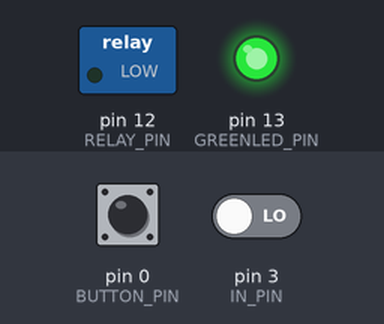
The sketch below on a simulated Arduino Uno, built with avr-gcc and run on an emulated ATmega328P. Shown: switched loads named in the sketch (green lamp = pin HIGH), output pins drawn as LEDs (lit = HIGH). The test bench sets the inputs (shaded band); at power-on: pin 0 (BUTTON_PIN) HIGH, pin 3 (IN_PIN) LOW.

Above: at 1.2 s.
1.3 s: pin 0 (BUTTON_PIN) pulled LOW for 0.15 s
At 2.6 s:
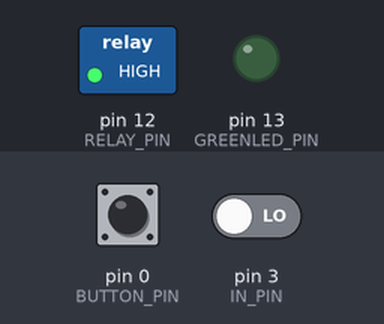
2.9 s: pin 0 (BUTTON_PIN) pulled LOW for 1 s
At 5.1 s:
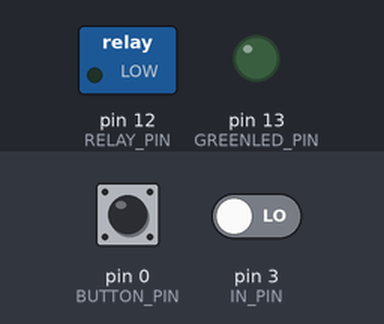
5.4 s: pin 0 (BUTTON_PIN) pulled LOW for 3.2 s
At 7.9 s:
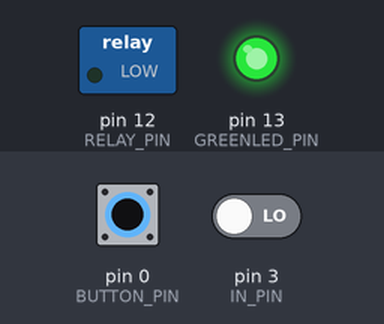
10.1 s: pin 3 (IN_PIN) driven HIGH
At 11.2 s:
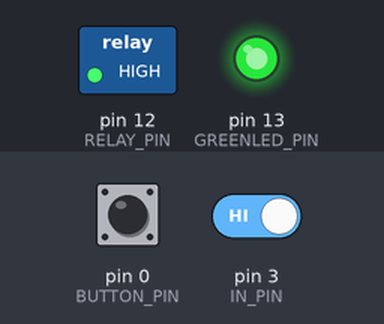
11.6 s: pin 3 (IN_PIN) driven LOW
At 12.4 s:
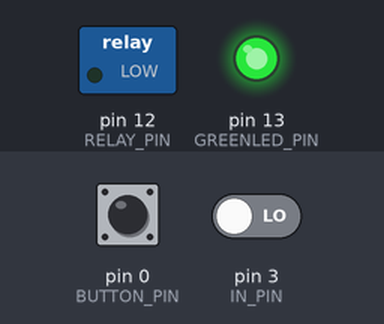
Timing chart, 0 to 14.1 s (numbered marks = the images above; inputs shaded):
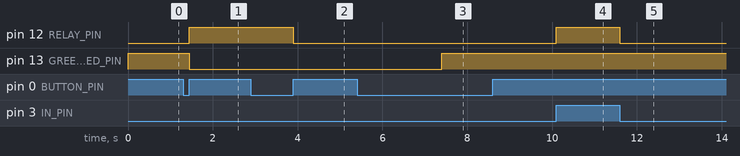

Measured:
- after the input at 1.3 s, pin 12 (RELAY_PIN): LOW → HIGH after 0.15 s; pin 13 (GREENLED_PIN): HIGH → LOW after 0.15 s
- after the input at 2.9 s, pin 12 (RELAY_PIN): HIGH → LOW after 1.0 s
- after the input at 5.4 s, pin 13 (GREENLED_PIN): LOW → HIGH after 2.0 s
- after the input at 10.1 s, pin 12 (RELAY_PIN): LOW → HIGH at once
- after the input at 11.6 s, pin 12 (RELAY_PIN): HIGH → LOW at once

The sketch:

Sonoff-S20-Simple-Wired-Control.ino
```cpp
#include <EasyButton.h>

#define BUTTON_PIN 0
#define RELAY_PIN 12 // LOW for ON
#define GREENLED_PIN 13 // HIGH for ON
#define IN_PIN 3

EasyButton button(BUTTON_PIN);

int previousTriggerState = LOW;
int currentTriggerState = LOW;
int currentRelayState = LOW;

bool OVERRIDE_ENABLED = false;

void onPressedForDuration() { // Button being held will turn on/off override mode but not toggle relay (for holding current state)

  if(OVERRIDE_ENABLED) {
    OVERRIDE_ENABLED = false;
    digitalWrite(GREENLED_PIN, HIGH);
  } else {
    OVERRIDE_ENABLED = true;
    digitalWrite(GREENLED_PIN, LOW);
  }
}

void setRelayState(int targetState, bool fromOverrideButton) {

  if(currentRelayState != targetState && (!OVERRIDE_ENABLED or fromOverrideButton)) {
    digitalWrite(RELAY_PIN, targetState);
    currentRelayState = targetState;

  } else if(OVERRIDE_ENABLED) {
    //Action blocked because of override enabled
  }

}

void onPressed() { // Single press will toggle relay state and turn on override mode
  setRelayState(!currentRelayState, true); // toggle state

  if(!OVERRIDE_ENABLED) {
    OVERRIDE_ENABLED = true;
    digitalWrite(GREENLED_PIN, LOW);
  }
}

void setup() {
  pinMode(GREENLED_PIN, OUTPUT);
  pinMode(RELAY_PIN, OUTPUT);
  pinMode(IN_PIN, INPUT);

  // Turn off relay and LED to start
  digitalWrite(GREENLED_PIN, HIGH);
  digitalWrite(RELAY_PIN, LOW);

  button.begin();
  button.onPressed(onPressed);
  button.onPressedFor(2000, onPressedForDuration);
}

void loop() {
  button.read();

  currentTriggerState = digitalRead(IN_PIN);

  if(currentTriggerState != previousTriggerState) {
    setRelayState(currentTriggerState, false);
    previousTriggerState = currentTriggerState;
  }
}
```
